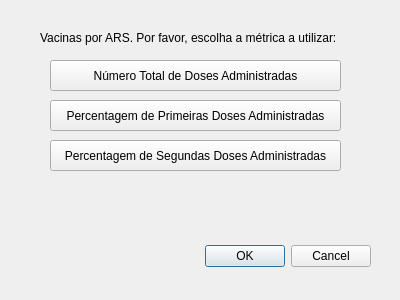
<?xml version="1.0" encoding="UTF-8"?>
<ui version="4.0">
 <class>VacinasARSDialogBase</class>
 <widget class="QDialog" name="VacinasARSDialogBase">
  <property name="geometry">
   <rect>
    <x>0</x>
    <y>0</y>
    <width>400</width>
    <height>300</height>
   </rect>
  </property>
  <property name="windowTitle">
   <string>VacinasARS</string>
  </property>
  <widget class="QDialogButtonBox" name="button_box">
   <property name="geometry">
    <rect>
     <x>30</x>
     <y>240</y>
     <width>341</width>
     <height>32</height>
    </rect>
   </property>
   <property name="orientation">
    <enum>Qt::Horizontal</enum>
   </property>
   <property name="standardButtons">
    <set>QDialogButtonBox::Cancel|QDialogButtonBox::Ok</set>
   </property>
  </widget>
  <widget class="QPushButton" name="doses1">
   <property name="geometry">
    <rect>
     <x>50</x>
     <y>100</y>
     <width>291</width>
     <height>31</height>
    </rect>
   </property>
   <property name="text">
    <string>Percentagem de Primeiras Doses Administradas</string>
   </property>
  </widget>
  <widget class="QPushButton" name="totais">
   <property name="geometry">
    <rect>
     <x>50</x>
     <y>60</y>
     <width>291</width>
     <height>31</height>
    </rect>
   </property>
   <property name="text">
    <string>Número Total de Doses Administradas</string>
   </property>
  </widget>
  <widget class="QPushButton" name="doses2">
   <property name="geometry">
    <rect>
     <x>50</x>
     <y>140</y>
     <width>291</width>
     <height>31</height>
    </rect>
   </property>
   <property name="text">
    <string>Percentagem de Segundas Doses Administradas</string>
   </property>
  </widget>
  <widget class="QLabel" name="label">
   <property name="geometry">
    <rect>
     <x>40</x>
     <y>30</y>
     <width>321</width>
     <height>16</height>
    </rect>
   </property>
   <property name="text">
    <string>Vacinas por ARS. Por favor, escolha a métrica a utilizar:</string>
   </property>
  </widget>
 </widget>
 <resources/>
 <connections>
  <connection>
   <sender>button_box</sender>
   <signal>accepted()</signal>
   <receiver>VacinasARSDialogBase</receiver>
   <slot>accept()</slot>
   <hints>
    <hint type="sourcelabel">
     <x>20</x>
     <y>20</y>
    </hint>
    <hint type="destinationlabel">
     <x>20</x>
     <y>20</y>
    </hint>
   </hints>
  </connection>
  <connection>
   <sender>button_box</sender>
   <signal>rejected()</signal>
   <receiver>VacinasARSDialogBase</receiver>
   <slot>reject()</slot>
   <hints>
    <hint type="sourcelabel">
     <x>20</x>
     <y>20</y>
    </hint>
    <hint type="destinationlabel">
     <x>20</x>
     <y>20</y>
    </hint>
   </hints>
  </connection>
 </connections>
</ui>
